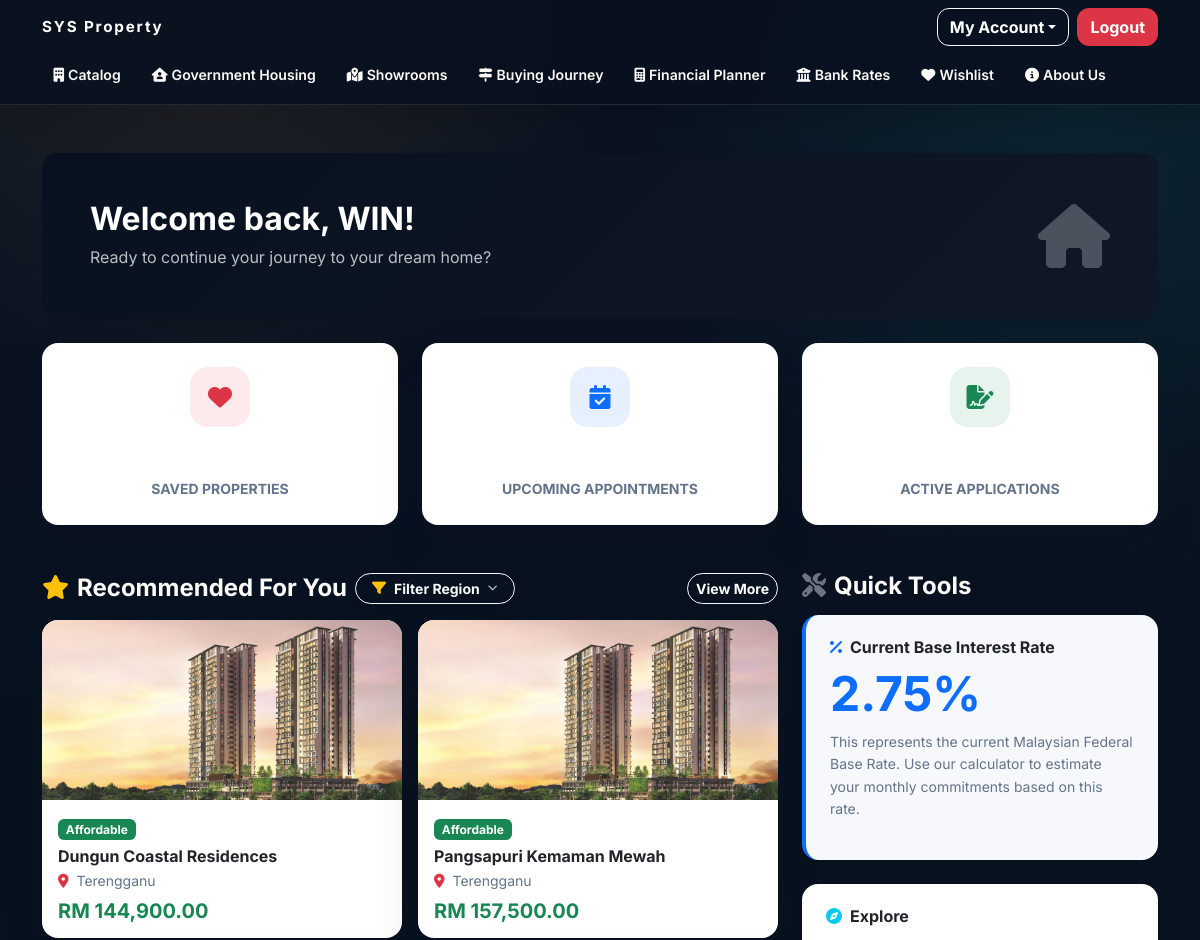
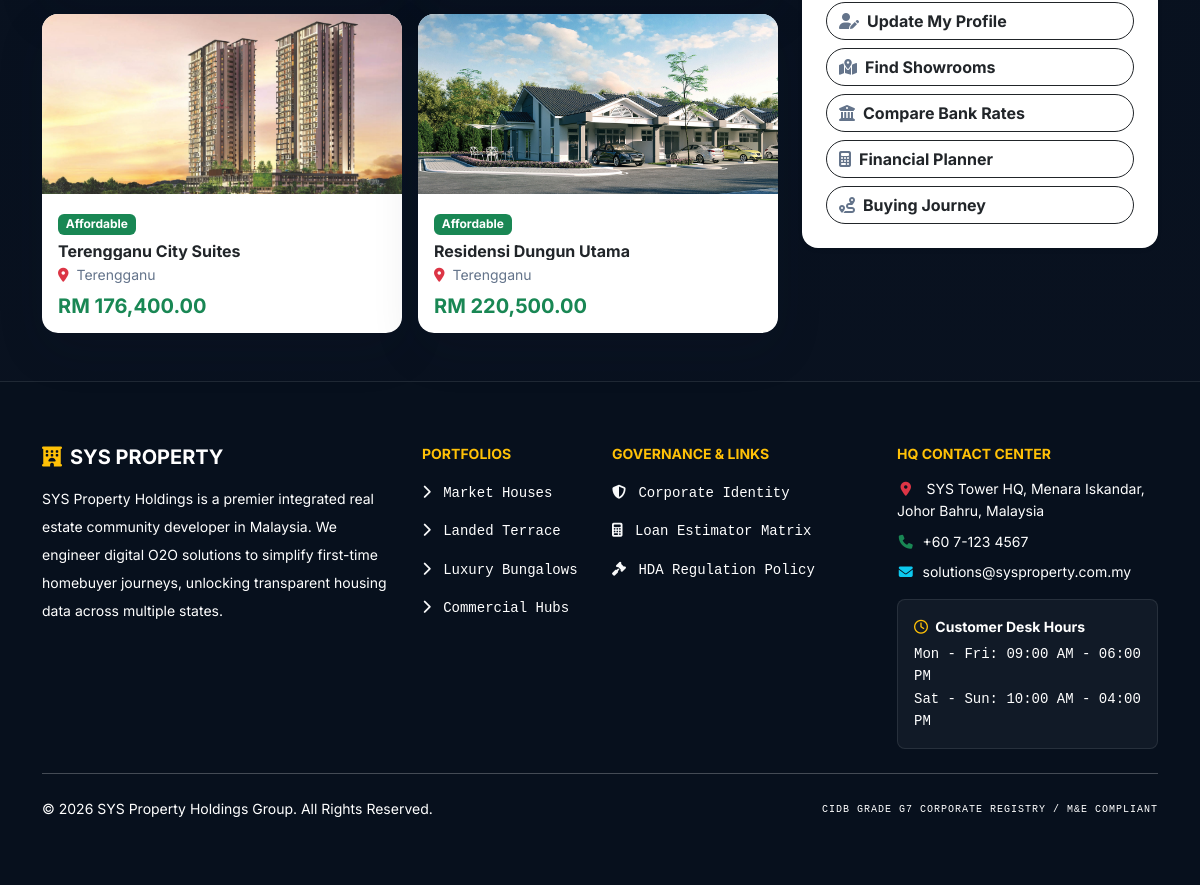
The page /customer/dashboard.php (signed in) on the database its author committed (2 pictures, top to bottom).
### tables this page shows
CREATE TABLE `customers` (
  `customer_id` int(11) NOT NULL,
  `full_name` varchar(255) NOT NULL,
  `phone_number` varchar(20) NOT NULL,
  `marital_status` enum('SINGLE','MARRIED') NOT NULL,
  `dependents_count` int(11) NOT NULL DEFAULT 0,
  `occupation` varchar(150) NOT NULL,
  `monthly_income` decimal(10,2) NOT NULL,
  `profile_image` varchar(255) DEFAULT NULL
);

CREATE TABLE `properties` (
  `property_id` int(11) NOT NULL,
  `property_code` varchar(20) NOT NULL,
  `project_name` varchar(255) NOT NULL,
  `state` varchar(100) NOT NULL,
  `property_type` enum('AFFORDABLE','TERRACE','BUNGALOW','COMMERCIAL','APARTMENT') NOT NULL,
  `price` decimal(12,2) NOT NULL,
  `total_units` int(11) NOT NULL,
  `built_up_sqft` int(11) NOT NULL,
  `income_limit_rm` decimal(10,2) DEFAULT NULL,
  `status` enum('ACTIVE','SOLD_OUT','ARCHIVED') NOT NULL DEFAULT 'ACTIVE',
  `image_filename` varchar(255) NOT NULL,
  `image_search_keyword` varchar(255) NOT NULL,
  `is_affordable` tinyint(1) NOT NULL DEFAULT 0
);

### includes/property_images.php (called while the page is built, shortened)
<?php
function property_catalog_image_path(array $property, string $url_prefix = '', string $filesystem_prefix = ''): string
{
    $base_url = $url_prefix . 'SYS Property Catalog/';
    $base_path = $filesystem_prefix . 'SYS Property Catalog/';
    $placeholder = $base_url . 'placeholder.jpg';
    $custom_image = trim((string)($property['image_filename'] ?? ''));
    if ($custom_image !== '') {
        $custom_image = ltrim(str_replace('\\', '/', $custom_image), '/');
    }
    $db_type = strtolower(trim((string)($property['property_type'] ?? '')));
    $raw_state = trim((string)($property['state'] ?? ''));
    $state_name = ucwords(strtolower($raw_state));
    $folder = 'Apartment/';
    if ($db_type === 'commercial') {
        $folder = 'Commercial/';
    } elseif ($db_type === 'terrace') {
        $folder = 'Terrace/';
    } elseif ($db_type === 'bungalow') {
        $folder = 'Bungalow/';
    }
    $file_name = ucfirst($db_type) . ' - ' . $state_name;
    foreach (['jpg', 'jpeg', 'png', 'webp'] as $ext) {
        $relative_path = $folder . $file_name . '.' . $ext;
        if (file_exists($base_path . $relative_path)) {
            return $base_url . $relative_path;
        }
    }
    return $placeholder;
}

### customer/dashboard.php (the view, shortened to what this page needs)
<?php
include '../includes/db_connect.php';
include_once '../includes/property_images.php';
$account_id = $_SESSION['account_id'];
$conn->query("ALTER TABLE appointments ADD COLUMN IF NOT EXISTS customer_deleted_at DATETIME DEFAULT NULL");
$cust_stmt = $conn->prepare("SELECT full_name, monthly_income FROM customers WHERE customer_id = ?");
$cust_stmt->bind_param("i", $account_id);
$cust_stmt->execute();
$customer = $cust_stmt->get_result()->fetch_assoc();
$monthly_income = (float)$customer['monthly_income'];
$first_name = explode(' ', trim($customer['full_name']))[0];
$wishlist_count = $conn->query("SELECT COUNT(*) FROM wishlists WHERE customer_id = $account_id")->fetch_row()[0];
$appt_count = $conn->query("SELECT COUNT(*) FROM appointments WHERE customer_id = $account_id AND status IN ('REQUESTED', 'ASSIGNED') AND TIMESTAMP(appointment_date, appointment_time) > NOW() AND customer_deleted_at IS NULL")->fetch_row()[0];
$app_count = $conn->query("SELECT COUNT(*) FROM affordable_housing_applications WHERE customer_id = $account_id AND status IN ('PENDING_REVIEW', 'APPROVED_FOR_DRAW')")->fetch_row()[0];
$rate_res = $conn->query("SELECT interest_rate FROM banks WHERE bank_name = 'BASE INTEREST RATE'");
$base_rate = $rate_res && $rate_res->num_rows > 0 ? number_format($rate_res->fetch_assoc()['interest_rate'], 2) : '2.75';
$rec_state = isset($_GET['rec_state']) ? trim($_GET['rec_state']) : '';
$rec_sql = "
    SELECT property_id, project_name, state, property_type, price, image_filename, is_affordable
    FROM properties
    WHERE status = 'ACTIVE'
    AND ((is_affordable = 1 AND income_limit_rm >= ?) OR (is_affordable = 0))
";
$rec_sql .= " ORDER BY (is_affordable = 1 AND income_limit_rm >= ?) DESC, property_id DESC LIMIT 4";
$rec_stmt = $conn->prepare($rec_sql);
if (!empty($rec_state)) {
    $rec_stmt->bind_param("dsd", $monthly_income, $rec_state, $monthly_income);
} else {
    $rec_stmt->bind_param("dd", $monthly_income, $monthly_income);
}
$rec_stmt->execute();
$recommendations = $rec_stmt->get_result();
include '../includes/header.php';
?>
<div class="container my-5">
    <div class="card border-0 rounded-4 shadow-sm mb-4" style="background: linear-gradient(135deg, var(--luxury-bg), var(--luxury-ink)); color: white;">
        <div class="card-body p-4 p-md-5 d-flex justify-content-between align-items-center">
            <div>
                <h2 class="fw-bold mb-2">Welcome back, <?php echo htmlspecialchars($first_name); ?>!</h2>
                <p class="mb-0 text-light opacity-75">Ready to continue your journey to your dream home?</p>
            </div>
            <div class="d-none d-md-block text-end">
                <i class="fas fa-home fa-4x opacity-25"></i>
            </div>
        </div>
    </div>
    <div class="row g-4 mb-5">
        <div class="col-md-4">
            <a href="wishlist.php" class="text-decoration-none">
                <div class="card border-0 shadow-sm rounded-4 h-100 hover-card">
                    <div class="card-body p-4 text-center">
                        <div class="step-icon mb-3 bg-danger bg-opacity-10 text-danger" style="width: 60px; height: 60px; font-size: 1.5rem;">
                            <i class="fas fa-heart"></i>
                        </div>
                        <h3 class="fw-bold text-white mb-1"><?php echo $wishlist_count; ?></h3>
                        <p class="text-muted fw-bold mb-0 text-uppercase small">Saved Properties</p>
                    </div>
                </div>
            </a>
        </div>
        <div class="col-md-4">
            <a href="track_status.php" class="text-decoration-none">
                <div class="card border-0 shadow-sm rounded-4 h-100 hover-card">
                    <div class="card-body p-4 text-center">
                        <div class="step-icon mb-3 bg-primary bg-opacity-10 text-primary" style="width: 60px; height: 60px; font-size: 1.5rem;">
                            <i class="fas fa-calendar-check"></i>
                        </div>
                        <h3 class="fw-bold text-white mb-1"><?php echo $appt_count; ?></h3>
                        <p class="text-muted fw-bold mb-0 text-uppercase small">Upcoming Appointments</p>
                    </div>
                </div>
            </a>
        </div>
        <div class="col-md-4">
            <a href="track_status.php?tab=housing" class="text-decoration-none">
                <div class="card border-0 shadow-sm rounded-4 h-100 hover-card">
                    <div class="card-body p-4 text-center">
                        <div class="step-icon mb-3 bg-success bg-opacity-10 text-success" style="width: 60px; height: 60px; font-size: 1.5rem;">
                            <i class="fas fa-file-signature"></i>
                        </div>
                        <h3 class="fw-bold text-white mb-1"><?php echo $app_count; ?></h3>
                        <p class="text-muted fw-bold mb-0 text-uppercase small">Active Applications</p>
                    </div>
                </div>
            </a>
        </div>
    </div>
    <div class="row g-4">
        <div class="col-lg-8">
            <div class="d-flex justify-content-between align-items-center mb-3">
                <div class="d-flex align-items-center gap-2">
                    <h4 class="fw-bold m-0"><i class="fas fa-star text-warning me-2"></i>Recommended For You</h4>
                    <div class="dropdown">
                        <button class="btn btn-sm btn-outline-light rounded-pill px-3 d-flex align-items-center gap-2 shadow-sm" type="button" data-bs-toggle="dropdown" aria-expanded="false" title="Filter by State">
                            <i class="fas fa-filter text-warning"></i>
                            <span class="fw-bold"><?php echo empty($rec_state) ? 'Filter Region' : htmlspecialchars($rec_state); ?></span>
                            <i class="fas fa-chevron-down opacity-75" style="font-size: 0.7em;"></i>
                        </button>
                    </div>
                </div>
                <a href="properties.php" class="btn btn-sm btn-outline-light text-white rounded-pill fw-bold">View More</a>
            </div>
            <div class="row g-3">
                <?php if ($recommendations->num_rows > 0): ?>
                    <?php while ($prop = $recommendations->fetch_assoc()): ?>
                        <?php
                        $img_path = property_catalog_image_path($prop, '../', '../');
                        ?>
                        <div class="col-md-6">
                            <div class="card border-0 shadow-sm rounded-4 h-100 hover-card overflow-hidden">
                                <img src="<?php echo $img_path; ?>" class="card-img-top" onerror="this.src='https://images.unsplash.com/photo-1600596542815-ffad4c1539a9?w=500&h=300&fit=crop'" alt="<?php echo htmlspecialchars($prop['project_name']); ?>" style="height: 180px; object-fit: cover;">
                                <div class="card-body p-3">
                                    <span class="badge <?php echo $prop['is_affordable'] ? 'bg-success' : 'bg-primary'; ?> mb-2">
                                        <?php echo $prop['is_affordable'] ? 'Affordable' : htmlspecialchars($prop['property_type']); ?>
                                    </span>
                                    <h6 class="fw-bold text-dark text-truncate mb-1"><?php echo htmlspecialchars($prop['project_name']); ?></h6>
                                    <p class="text-muted small mb-2"><i class="fas fa-map-marker-alt text-danger me-1"></i> <?php echo htmlspecialchars($prop['state']); ?></p>
                                    <h5 class="text-success fw-bold m-0">RM <?php echo number_format($prop['price'], 2); ?></h5>
                                </div>
                            </div>
                        </div>
                    <?php endwhile; ?>
                <?php endif; ?>
            </div>
        </div>
        <div class="col-lg-4">
            <h4 class="fw-bold mb-3"><i class="fas fa-tools text-secondary me-2"></i>Quick Tools</h4>
            <div class="card border-0 shadow-sm rounded-4 mb-4 bg-light border-start border-primary border-4">
                <div class="card-body p-4">
                    <h6 class="fw-bold text-dark"><i class="fas fa-percent text-primary me-2"></i>Current Base Interest Rate</h6>
                    <div class="display-5 fw-bold text-primary mb-2"><?php echo htmlspecialchars($base_rate); ?>%</div>
                    <p class="text-muted small mb-3">This represents the current Malaysian Federal Base Rate. Use our calculator to estimate your monthly commitments based on this rate.</p>
                </div>
            </div>
            <div class="card border-0 shadow-sm rounded-4">
                <div class="card-body p-4">
                    <h6 class="fw-bold text-dark mb-3"><i class="fas fa-compass text-info me-2"></i>Explore</h6>
                    <div class="d-grid gap-2">
                        <a href="profile.php" class="btn btn-outline-dark text-start rounded-pill fw-bold"><i class="fas fa-user-edit me-2 text-muted"></i>Update My Profile</a>
                        <a href="../showrooms.php" class="btn btn-outline-dark text-start rounded-pill fw-bold"><i class="fas fa-map-marked-alt me-2 text-muted"></i>Find Showrooms</a>
                        <a href="../bank_rates.php" class="btn btn-outline-dark text-start rounded-pill fw-bold"><i class="fas fa-university me-2 text-muted"></i>Compare Bank Rates</a>
                        <a href="../financial_planner.php" class="btn btn-outline-dark text-start rounded-pill fw-bold"><i class="fas fa-calculator me-2 text-muted"></i>Financial Planner</a>
                        <a href="../buying_journey.php" class="btn btn-outline-dark text-start rounded-pill fw-bold"><i class="fas fa-route me-2 text-muted"></i>Buying Journey</a>
                    </div>
                </div>
            </div>
        </div>
    </div>
</div>
<?php include '../includes/footer.php'; ?>

### includes/header.php (style rules this page uses)
:root { --luxury-bg: #08111f; --luxury-ink: #101827; --luxury-gold: #d7a84e; --luxury-blue: #2d6cdf; --luxury-teal: #10a6a0; --luxury-white: #fbfaf7; --luxury-muted: rgba(238,242,247,0.76); --surface: #ffffff; --surface-soft: #f6f8fb; --text-muted: #64748b; --radius: 18px; --shadow-soft: 0 18px 48px rgba(15, 23, 42, 0.12); --shadow-lift: 0 28px 70px rgba(15, 23, 42, 0.18); }
body { background: radial-gradient(circle at 18% 0%, rgba(215,168,78,0.12), transparent 26rem), radial-gradient(circle at 90% 8%, rgba(16,166,160,0.12), transparent 28rem), linear-gradient(180deg, #0b1322 0%, #08111f 42%, #0a1220 100%); color: var(--luxury-white); font-family: 'Inter', system-ui, -apple-system, BlinkMacSystemFont, 'Segoe UI', sans-serif; line-height: 1.6; text-rendering: optimizeLegibility; }
body a { transition: color 0.2s ease, background-color 0.2s ease, border-color 0.2s ease, transform 0.2s ease, box-shadow 0.2s ease; }
h1, h2, h3, h4, h5, h6 { font-family: 'Inter', system-ui, sans-serif; letter-spacing: 0; line-height: 1.12; }
.container { width: min(100% - 2rem, 1180px); }
.btn { border-radius: 12px; font-weight: 700; letter-spacing: 0; transition: transform 0.2s ease, box-shadow 0.2s ease, background-color 0.2s ease, border-color 0.2s ease; }
.btn-outline-dark, .btn-outline-secondary, .btn-outline-light { border-width: 1px; font-weight: 700; }
.bg-light { background-color: var(--surface-soft) !important; }
.text-muted { color: var(--text-muted) !important; }
.card { border: 1px solid rgba(15,23,42,0.08); border-radius: var(--radius); box-shadow: var(--shadow-soft); }
.card-img-top { aspect-ratio: 16 / 10; object-fit: cover; }
.step-icon { width: 68px; height: 68px; display: inline-flex; align-items: center; justify-content: center; border-radius: 18px; background: rgba(215,168,78,0.13); color: var(--luxury-gold); font-size: 1.8rem; margin-bottom: 1rem; }
.hover-card, .hover-bank-card, .hover-lift { transition: transform 0.28s ease, box-shadow 0.28s ease, border-color 0.28s ease; box-shadow: var(--shadow-soft) !important; }

### rows shown on the page
customers: full_name "WIN"
properties: property_type+state (picture), is_affordable "Affordable", project_name "Dungun Coastal Residences", state "Terengganu", price "144,900.00"
properties: property_type+state (picture), is_affordable "Affordable", project_name "Pangsapuri Kemaman Mewah", state "Terengganu", price "157,500.00"
properties: property_type+state (picture), is_affordable "Affordable", project_name "Terengganu City Suites", state "Terengganu", price "176,400.00"
properties: property_type+state (picture), is_affordable "Affordable", project_name "Residensi Dungun Utama", state "Terengganu", price "220,500.00"

### other values the page prints
$wishlist_text "Wishlist"
$base_rate "2.75"
